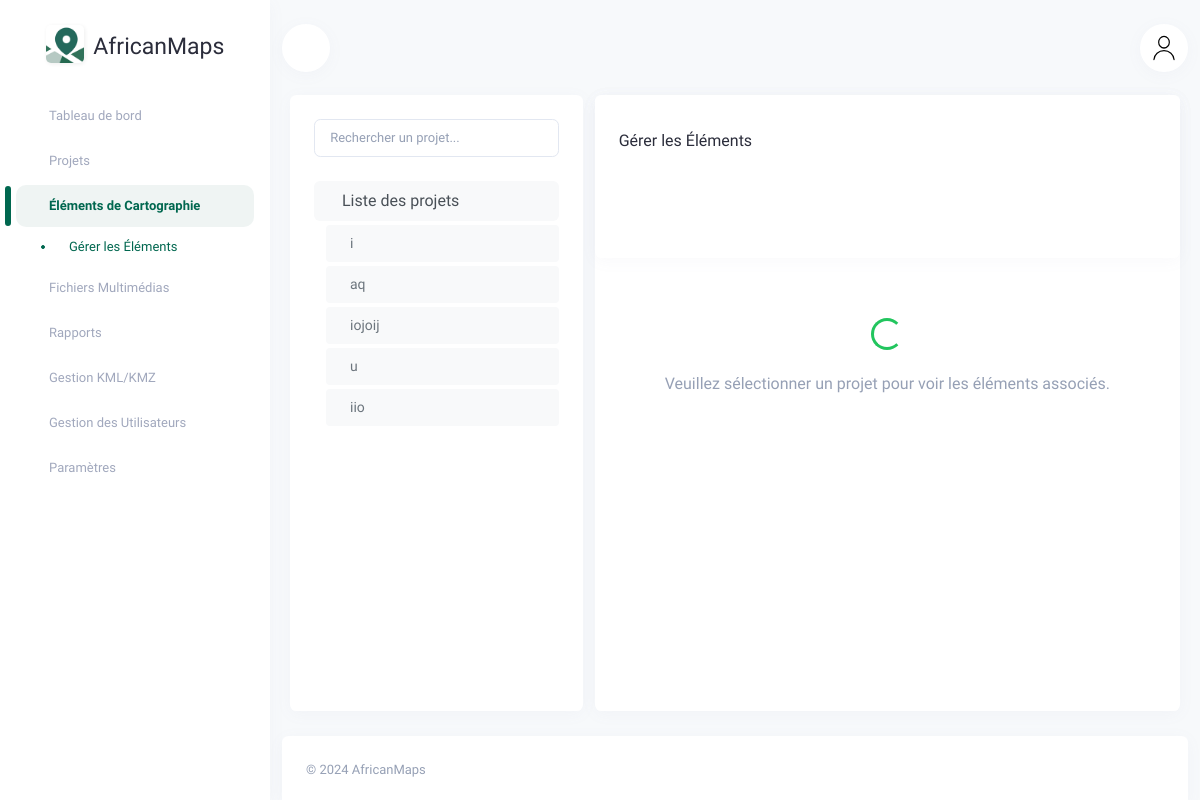
Before: /manage-items/ with the older database file.
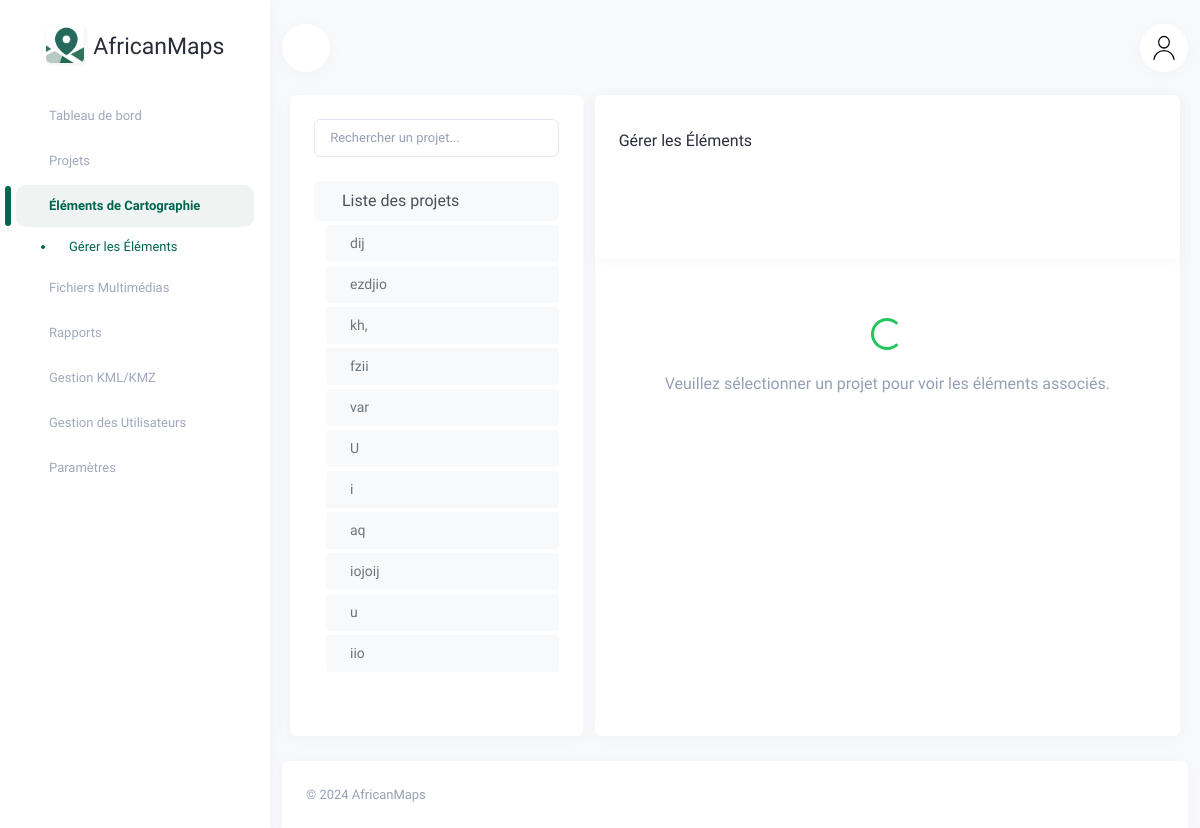
After: the same page with the newer database file.
### dashboard_app/models.py (models this page shows, shortened)
class Location(models.Model):
    geojson = models.TextField()
    description = models.TextField()
    name = models.CharField(max_length=100)
    created_at = models.DateTimeField(auto_now_add=True)
    archived = models.BooleanField(default=False)

### dashboard_app/views.py (the view)
# urls.py: path('manage-items/', views.manage_items, name='manage-items'),
def manage_items(request):
    locations = Location.objects.all().order_by('-created_at')
    item_data = {}
    for location in locations:
        for item in location.items.all():
            item_data.setdefault(location.id, []).append({
                'id': item.id,
                'name': item.name,
                'description': item.description,
                'created_at': item.created_at.strftime('%Y-%m-%d'),
            })
    context = {
        'locations': locations,
        'item_data': item_data,
        'selected_item_id': request.GET.get('item_id')
    }
    return render(request, 'dashboard_app/web/manage_items.html', context)

### dashboard_app/context_processors.py (called while the page is built)
def user_context(request):
    user = request.user
    return {
        'username': user.username if user.is_authenticated else 'Invité',
        'role': 'Administrateur' if user.is_staff else 'Utilisateur',
    }

### dashboard_app/templates/dashboard_app/web/manage_items.html (shortened to what this page needs)
{% extends 'dashboard_app/web/base.html' %}
{% load static %}
{% block content %}
<div class="d-xl-flex" style="min-height: 80vh;">
    <div class="card filemanager-sidebar me-md-2 mb-50 w-50 d-flex flex-column">
        <div class="card-body">
            <div class="d-flex flex-column h-100">
                <div class="mb-4">
                    <div class="mb-3">
                        <input type="text" id="projectSearch" class="form-control" placeholder="Rechercher un projet..." onkeyup="filterProjects()">
                    </div>
                    <ul class="navbar-nav mb-auto w-100" id="projectList">
                        <li class="nav-item">
                            <div class="custom-accordion">
                                <a class="nav-link d-flex align-items-center justify-content-between" data-bs-toggle="collapse" href="#projects-collapse" role="button" aria-expanded="true" aria-controls="projects-collapse" style="font-size: 16px; color: #495057;">
                                    <div>
                                        <span>Liste des projets</span>
                                    </div>
                                </a>
                                <div class="collapse show" id="projects-collapse">
                                    <div class="card border-0 shadow-none ps-2 mb-0">
                                        <ul class="navbar-nav mb-auto w-100 mb-0">
                                            {% for location in locations %}
                                                <li class="nav-item project-item">
                                                    <a class="nav-link project-link d-flex align-items-center"
                                                    data-location-id="{{ location.id }}"
                                                    role="button"
                                                    style="font-size: 14px; color: #6c757d; padding: 8px 12px; border-radius: 4px; transition: background-color 0.3s; overflow: hidden; text-overflow: ellipsis; white-space: nowrap;">
                                                    <span style="overflow: hidden; text-overflow: ellipsis; white-space: nowrap;">{{ location.name }}</span>
                                                 </a>                                                                                                 </li>
                                            {% endfor %}
                                        </ul>
                                    </div>
                                </div>
                            </div>
                        </li>
                    </ul>
                </div>
            </div>
        </div>
    </div>
    <div class="card w-100 d-flex flex-column" id="media-section">
        <div class="card mb-4">
            <div class="card-body">
                <div class="row mb-3 align-items-center">
                    <div class="col d-flex justify-content-between align-items-center">
                        <h5 class="mt-2 mb-0">Gérer les Éléments</h5>
                    </div>
                </div>
                <div class="d-flex justify-content-center mt-3" id="pagination-container">
                </div>
            </div>
        </div>
        <div class="card-body d-flex flex-column align-items-center">
            <div id="media-message" class="text-center">
                <div id="loading-spinner" class="spinner-border text-primary ms-auto" role="status" aria-hidden="true"></div>
                <br><br>
                <h5 class="text-muted">Veuillez sélectionner un projet pour voir les éléments associés.</h5>
            </div>
        </div>
    </div>
</div>
 <footer class="footer text-center text-sm-start d-print-none">
    <div class="container-xxl">
        <div class="row">
            <div class="col-12">
                <div class="card mb-0 rounded-bottom-0">
                    <div class="card-body">
                        <p class="text-muted mb-0">
                            © <script> document.write(new Date().getFullYear()) </script> AfricanMaps
                        </p>
                    </div>
                </div>
            </div>
        </div>
    </div>
</footer>
{% endblock content %}

### dashboard_app/templates/dashboard_app/web/base.html (shortened to what this page needs)
{% load static %}
<!DOCTYPE html>
<html lang="en" dir="ltr" data-startbar="dark" data-bs-theme="light">
<head>
    <link href="{% static 'web/assets/libs/simple-datatables/style.css' %}" rel="stylesheet" type="text/css" />
    <link href="{% static 'web/assets/libs/mobius1-selectr/selectr.min.css' %}" rel="stylesheet" type="text/css" />
    <link href="{% static 'web/assets/css/bootstrap.min.css' %}" rel="stylesheet" type="text/css" />
    <link href="{% static 'web/assets/css/icons.min.css' %}" rel="stylesheet" type="text/css" />
    <link href="{% static 'web/assets/css/app.min.css' %}" rel="stylesheet" type="text/css" />
    <link href="{% static 'web/assets/css/esri_main.css' %}" rel="stylesheet" type="text/css" />
</head>
<body>
    <div class="topbar d-print-none">
        <div class="container-xxl">
            <nav class="topbar-custom d-flex justify-content-between" id="topbar-custom">
                <ul class="topbar-item list-unstyled d-inline-flex align-items-center mb-0">
                    <li>
                        <button class="nav-link mobile-menu-btn nav-icon" id="togglemenu">
                        </button>
                    </li>
                </ul>
                <ul class="topbar-item list-unstyled d-inline-flex align-items-center mb-0">
                    <li class="dropdown topbar-item">
                        <a class="nav-link dropdown-toggle arrow-none nav-icon" data-bs-toggle="dropdown" href="#" role="button"
                            aria-haspopup="false" aria-expanded="false">
                            <img src="{% static 'web/assets/icons/icon_user.svg' %}" alt="" class="thumb-lg rounded-circle" style="width: 50px;height: 36px;">
                        </a>
                    </li>
                </ul>
            </nav>
        </div>
    </div>
    <div class="startbar d-print-none">
        <div class="brand">
            <a href="/dashboard/" class="logo" style="font-size:23px;color:rgb(43 45 59);">
                <span>
                    <img src="{% static 'web/assets/images/logo-sm.png' %}" alt="logo-small" class="logo-sm" style="border-radius: 5px;margin-top: -8px;box-shadow: 1px 1px 4px #eee;">
                </span>
                <span id="logo-text" class="logo-lg logo-light">
                    AfricanMaps
                </span>
            </a>
        </div>
        <div class="startbar-menu" >
            <div class="startbar-collapse" id="startbarCollapse" data-simplebar>
                <div class="d-flex align-items-start flex-column w-100">
                    <ul class="navbar-nav mb-auto w-100">
                        <li class="nav-item">
                            <a class="nav-link" href="/dashboard/">
                                <span>Tableau de bord</span>
                            </a>
                        </li>
                        <li class="nav-item">
                            <a class="nav-link" href="#sidebarLocations" data-bs-toggle="collapse" role="button" aria-expanded="false" aria-controls="sidebarLocations">
                                <span>Projets</span>
                            </a>
                        </li>
                        <li class="nav-item">
                            <a class="nav-link" href="#sidebarItems" data-bs-toggle="collapse" role="button" aria-expanded="false" aria-controls="sidebarItems">
                                <span>Éléments de Cartographie</span>
                            </a>
                            <div class="collapse" id="sidebarItems">
                                <ul class="nav flex-column">
                                    <li class="nav-item">
                                        <a href="/manage-items/" class="nav-link">Gérer les Éléments</a>
                                    </li>
                                </ul>
                            </div>
                        </li>
                        <li class="nav-item">
                            <a class="nav-link" href="#sidebarMediaFiles" data-bs-toggle="collapse" role="button" aria-expanded="false" aria-controls="sidebarMediaFiles">
                                <span>Fichiers Multimédias</span>
                            </a>
                        </li>
                        <li class="nav-item">
                            <a class="nav-link" href="#sidebarReports" data-bs-toggle="collapse" role="button" aria-expanded="false" aria-controls="sidebarReports">
                                <span>Rapports</span>
                            </a>
                        </li>
                        <li class="nav-item">
                            <a class="nav-link" href="#sidebarKMLKMZ" data-bs-toggle="collapse" role="button" aria-expanded="false" aria-controls="sidebarKMLKMZ">
                                <span>Gestion KML/KMZ</span>
                            </a>
                        </li>
                        <li class="nav-item">
                            <a class="nav-link" href="#sidebarUserManagement" data-bs-toggle="collapse" role="button" aria-expanded="false" aria-controls="sidebarUserManagement">
                                <span>Gestion des Utilisateurs</span>
                            </a>
                        </li>
                        <li class="nav-item">
                            <a class="nav-link" href="#sidebarSettings" data-bs-toggle="collapse" role="button" aria-expanded="false" aria-controls="sidebarSettings">
                                <span>Paramètres</span>
                            </a>
                        </li>
                    </ul>
                </div>
            </div>
        </div>
    </div>
    <div class="page-wrapper">
        <div class="page-content">
            <div class="container-xxl">
                {% block content %}{% endblock %}
            </div>
        </div>
    </div>
</body>
</html>

### dashboard_app/templates/dashboard_app/web/manage_items.html (style rules this page uses)
.custom-accordion .nav-link { background-color: #f8f9fa; border-radius: 6px; margin-bottom: 4px; padding: 8px 16px; font-weight: 500; }
.project-link { color: #495057; }
#pagination-container { max-width: 100%; overflow: visible; padding: 0 16px; }

Changed rows visible on the page:
added Location: name "dij"
added Location: name "ezdjio"
added Location: name "kh,"
added Location: name "fzii"
added Location: name "var"
added Location: name "U"
